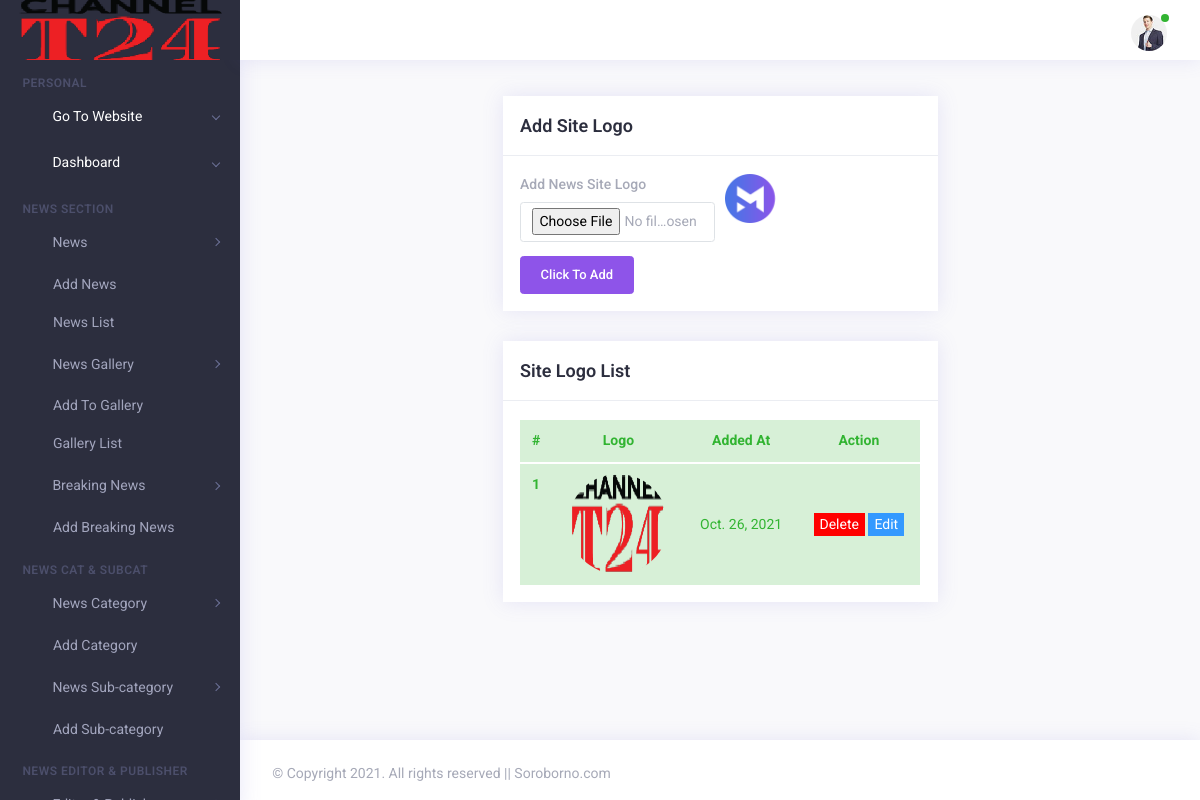
The app's page /ap/add/site/logo/ (signed in) with its own data.
### adminPanel/models.py (models this page shows, shortened)
class SiteLogo(models.Model):
    logo = models.ImageField(upload_to="logos")
    added_at = models.DateField(auto_now_add=True)

### adminPanel/views.py (the view, shortened to what this page needs)
# urls.py: re_path(r'^ap/add/site/logo/$', views.ap_addSiteLogo, name="apAddSiteLogo"),
@login_required(login_url='/ap/login/register')
def ap_addSiteLogo(request):
    logo_list = SiteLogo.objects.all()
    userProfile = UserProfile.objects.filter(user=request.user).first()
    site_logo = SiteLogo.objects.filter().order_by('-pk').first()
    context = {
        'logo_list': logo_list,
        'userProfile': userProfile,
        'site_logo': site_logo,
    }
    return render(request, 'back-end/admin_panel/add-logo.html', context)

### core/templates/back-end/admin_panel/add-logo.html (shortened to what this page needs)
{% extends 'back-end/admin_panel/index.html' %}
{% load static %}
{% block main-block %}
<div class="app-main" id="main">
    <div class="container-fluid">
        <div class="row">
            <div class="col-xl-3"></div>
            <div class="col-xl-6">
            </div>
            <div class="col-xl-3"></div>
        </div>
        <div class="row">
            <div class="col-xl-3"></div>
            <div class="col-xl-6">
                <div class="row">
                    <div class="col-xl-12">
                        <div class="card card-statistics">
                            <div class="card-header">
                                <div class="card-heading">
                                    <h4 class="card-title">Add Site Logo</h4>
                                </div>
                            </div>
                            <div class="card-body">
                                <form action="{%url 'apAddSiteLogo' %}" method="POST" enctype="multipart/form-data">
                                    <div class="form-row">
                                        <div class="form-group col-md-6">
                                            <label for="upload-site-logo">Add News Site Logo</label>
                                            <input type="file" name="upload_logo" class="form-control" id="upload-site-logo"
                                                   placeholder="Add news site logo" required>
                                        </div>
                                        <div class="form-group col-md-6">
                                            <img src="{% static 'back-end/adminPanel/assets/img/logo.png' %}" id="logo-preview" style="width: 100%;" alt="">
                                        </div>
                                    </div>
                                    <button type="submit" class="btn btn-primary">Click To Add</button>
                                </form>
                            </div>
                        </div>
                    </div>
                    <div class="col-xl-12">
                        <div class="card card-statistics">
                            <div class="card-header">
                                <div class="card-heading">
                                    <h4 class="card-title">Site Logo List</h4>
                                </div>
                            </div>
                            <div class="card-body">
                                <div class="table-responsive">
                                    <table class="table table-success mb-0">
                                        <thead>
                                        <tr>
                                            <th scope="col" class="text-center">#</th>
                                            <th scope="col" class="text-center">Logo</th>
                                            <th scope="col" class="text-center">Added At</th>
                                            <th scope="col" class="text-center">Action</th>
                                        </tr>
                                        </thead>
                                        <tbody>
                                        {% if logo_list %}
                                        {% for logo in logo_list %}
                                        <tr>
                                            <th scope="row" class="text-center">{{forloop.counter}}</th>
                                            <td class="text-center"><img src="{{logo.logo.url}}" style="width: 100px; height: 100px; border-radius: 50%;" alt=""></td>
                                            <td class="text-center">{{logo.added_at}}</td>
                                            <td class="text-center">
                                                <button type="button" data-toggle="modal"
                                                        data-target="#deleteLogo{{logo.pk}}"
                                                        style="width: auto; border: none; cursor: pointer; outline: none;background:   #FF0000; color: white;">
                                                    Delete
                                                </button>
                                                <button type="button" data-toggle="modal"
                                                        data-target="#edit_logo{{logo.pk}}"
                                                        style="width: auto; border: none; cursor: pointer; outline: none;background:  #3399FF; color: white;">
                                                    Edit
                                                </button>
                                            </td>
                                        </tr>
                                        {% endfor %}
                                        {% else %}
                                        <h3 class="text-center">Editor name not added yet!</h3>
                                        {% endif %}
                                        </tbody>
                                    </table>
                                </div>
                            </div>
                        </div>
                    </div>
                </div>
            </div>
            <div class="col-xl-3"></div>
        </div>
    </div>
</div>
{% endblock %}

### core/templates/back-end/admin_panel/index.html (shortened to what this page needs)
{% load static %}
<!DOCTYPE html>
<html lang="en">
<head>
    <link rel="stylesheet" type="text/css" href="{% static 'back-end/adminPanel/assets/css/vendors.css' %}" />
    <link rel="stylesheet" type="text/css" href="{% static 'back-end/adminPanel/assets/css/style.css' %}" />
</head>
<body>
    <div class="app">
        <div class="app-wrap">
            <header class="app-header top-bar">
                <nav class="navbar navbar-expand-md">
                    <div class="navbar-header d-flex align-items-center">
                        <a class="navbar-brand" href="/ap/home">
                            {% if site_logo %}
                            <img src="{{site_logo.logo.url}}" width="100%;" style="position: relative; left: -10px; " alt="loader">
                            {% else %}
                            <img src="{% static 'back-end/adminPanel/assets/img/loader/loader.svg' %}" alt="loader">
                            {% endif %}
                        </a>
                    </div>
                    <div class="collapse navbar-collapse" id="navbarSupportedContent">
                        <div class="navigation d-flex">
                            <ul class="navbar-nav nav-left">
                                <li class="nav-item">
                                    <a href="javascript:void(0)" class="nav-link sidebar-toggle">
                                        <i class="ti ti-align-right"></i>
                                    </a>
                                </li>
                                <li class="nav-item full-screen d-none d-lg-block" id="btnFullscreen">
                                    <a href="javascript:void(0)" class="nav-link expand">
                                    </a>
                                </li>
                            </ul>
                            <ul class="navbar-nav nav-right ml-auto">
                                <li class="nav-item">
                                    <a class="nav-link search" href="javascript:void(0)">
                                        <i class="ti ti-search"></i>
                                    </a>
                                </li>
                                <li class="nav-item dropdown user-profile">
                                    <a href="javascript:void(0)" class="nav-link dropdown-toggle " id="navbarDropdown4" role="button" data-toggle="dropdown" aria-haspopup="true" aria-expanded="false">
                                        {% if userProfile %}
                                        <img src="{{userProfile.profile_pic.url}}" alt="avtar-img">
                                        {% else %}
                                        <img src="{% static 'back-end/adminPanel/assets/img/avtar/02.jpg' %}" alt="avtar-img">
                                        {% endif %}
                                        <span class="bg-success user-status"></span>
                                    </a>
                                </li>
                            </ul>
                        </div>
                    </div>
                </nav>
            </header>
            <div class="app-container">
                <aside class="app-navbar">
                    <div class="sidebar-nav scrollbar scroll_light">
                        <ul class="metismenu " id="sidebarNav">
                            <li class="nav-static-title">Personal</li>
                            <li class="active">
                                <a class="has-arrow" href="/" target="_blank" aria-expanded="false">
                                    <i class="nav-icon ti ti-rocket"></i>
                                    <span class="nav-title">Go To Website</span>
                                </a>
                                <a class="has-arrow" href="/ap/home" aria-expanded="false">
                                    <i class="nav-icon fa fa-dashboard"></i>
                                    <span class="nav-title">Dashboard</span>
                                </a>
                            </li>
                            <li class="nav-static-title">News Section</li>
                            <li>
                                <a class="has-arrow" href="#" aria-expanded="false"> <i class="nav-icon ti ti-layout-grid4-alt"></i> <span class="nav-title">News</span> </a>
                                <ul aria-expanded="false">
                                    <li> <a href="/ap/add/news">Add News</a></li>
                                    <li> <a href="/ap/news/list">News List</a> </li>
                                </ul>
                            </li>
                            <li>
                                <a class="has-arrow" href="#" aria-expanded="false"> <i class="nav-icon ti ti-layout-grid4-alt"></i> <span class="nav-title">News Gallery</span> </a>
                                <ul aria-expanded="false">
                                    <li> <a href="/ap/news/gallery">Add To Gallery</a></li>
                                    <li> <a href="/ap/news/gallery/list">Gallery List</a> </li>
                                </ul>
                            </li>
                             <li>
                                <a class="has-arrow" href="#" aria-expanded="false"> <i class="nav-icon ti ti-layout-grid4-alt"></i> <span class="nav-title">Breaking News</span> </a>
                                <ul aria-expanded="false">
                                    <li> <a href="/ap/add/breaking/news">Add Breaking News</a></li>
                                </ul>
                            </li>
                            <li class="nav-static-title">News Cat & Subcat</li>
                            <li>
                                <a class="has-arrow" href="#" aria-expanded="false"> <i class="nav-icon ti ti-layout-grid4-alt"></i> <span class="nav-title">News Category</span> </a>
                                <ul aria-expanded="false">
                                    <li> <a href="/ap/add/news/category">Add Category</a> </li>
                                </ul>
                            </li>
                            <li>
                                <a class="has-arrow" href="#" aria-expanded="false"> <i class="nav-icon ti ti-layout-grid4-alt"></i> <span class="nav-title">News Sub-category</span> </a>
                                <ul aria-expanded="false">
                                    <li> <a href="/ap/add/news/subcat">Add Sub-category</a> </li>
                                </ul>
                            </li>
                            <li class="nav-static-title">News Editor & Publisher</li>
                            <li>
                                <a class="has-arrow" href="#" aria-expanded="false"> <i class="nav-icon ti ti-layout-grid4-alt"></i> <span class="nav-title">Editor & Publisher</span> </a>
                            </li>
                        </ul>
                    </div>
                </aside>
                {% block main-block %}
                {% endblock %}
            </div>
            <footer class="footer">
                <div class="row">
                    <div class="col-12 col-sm-6 text-center text-sm-left">
                        <p>&copy; Copyright 2021. All rights reserved || Soroborno.com</p>
                    </div>
                </div>
            </footer>
        </div>
    </div>
</body>
</html>

### records on screen
SiteLogo: logo (picture), added_at "Oct. 26, 2021"
